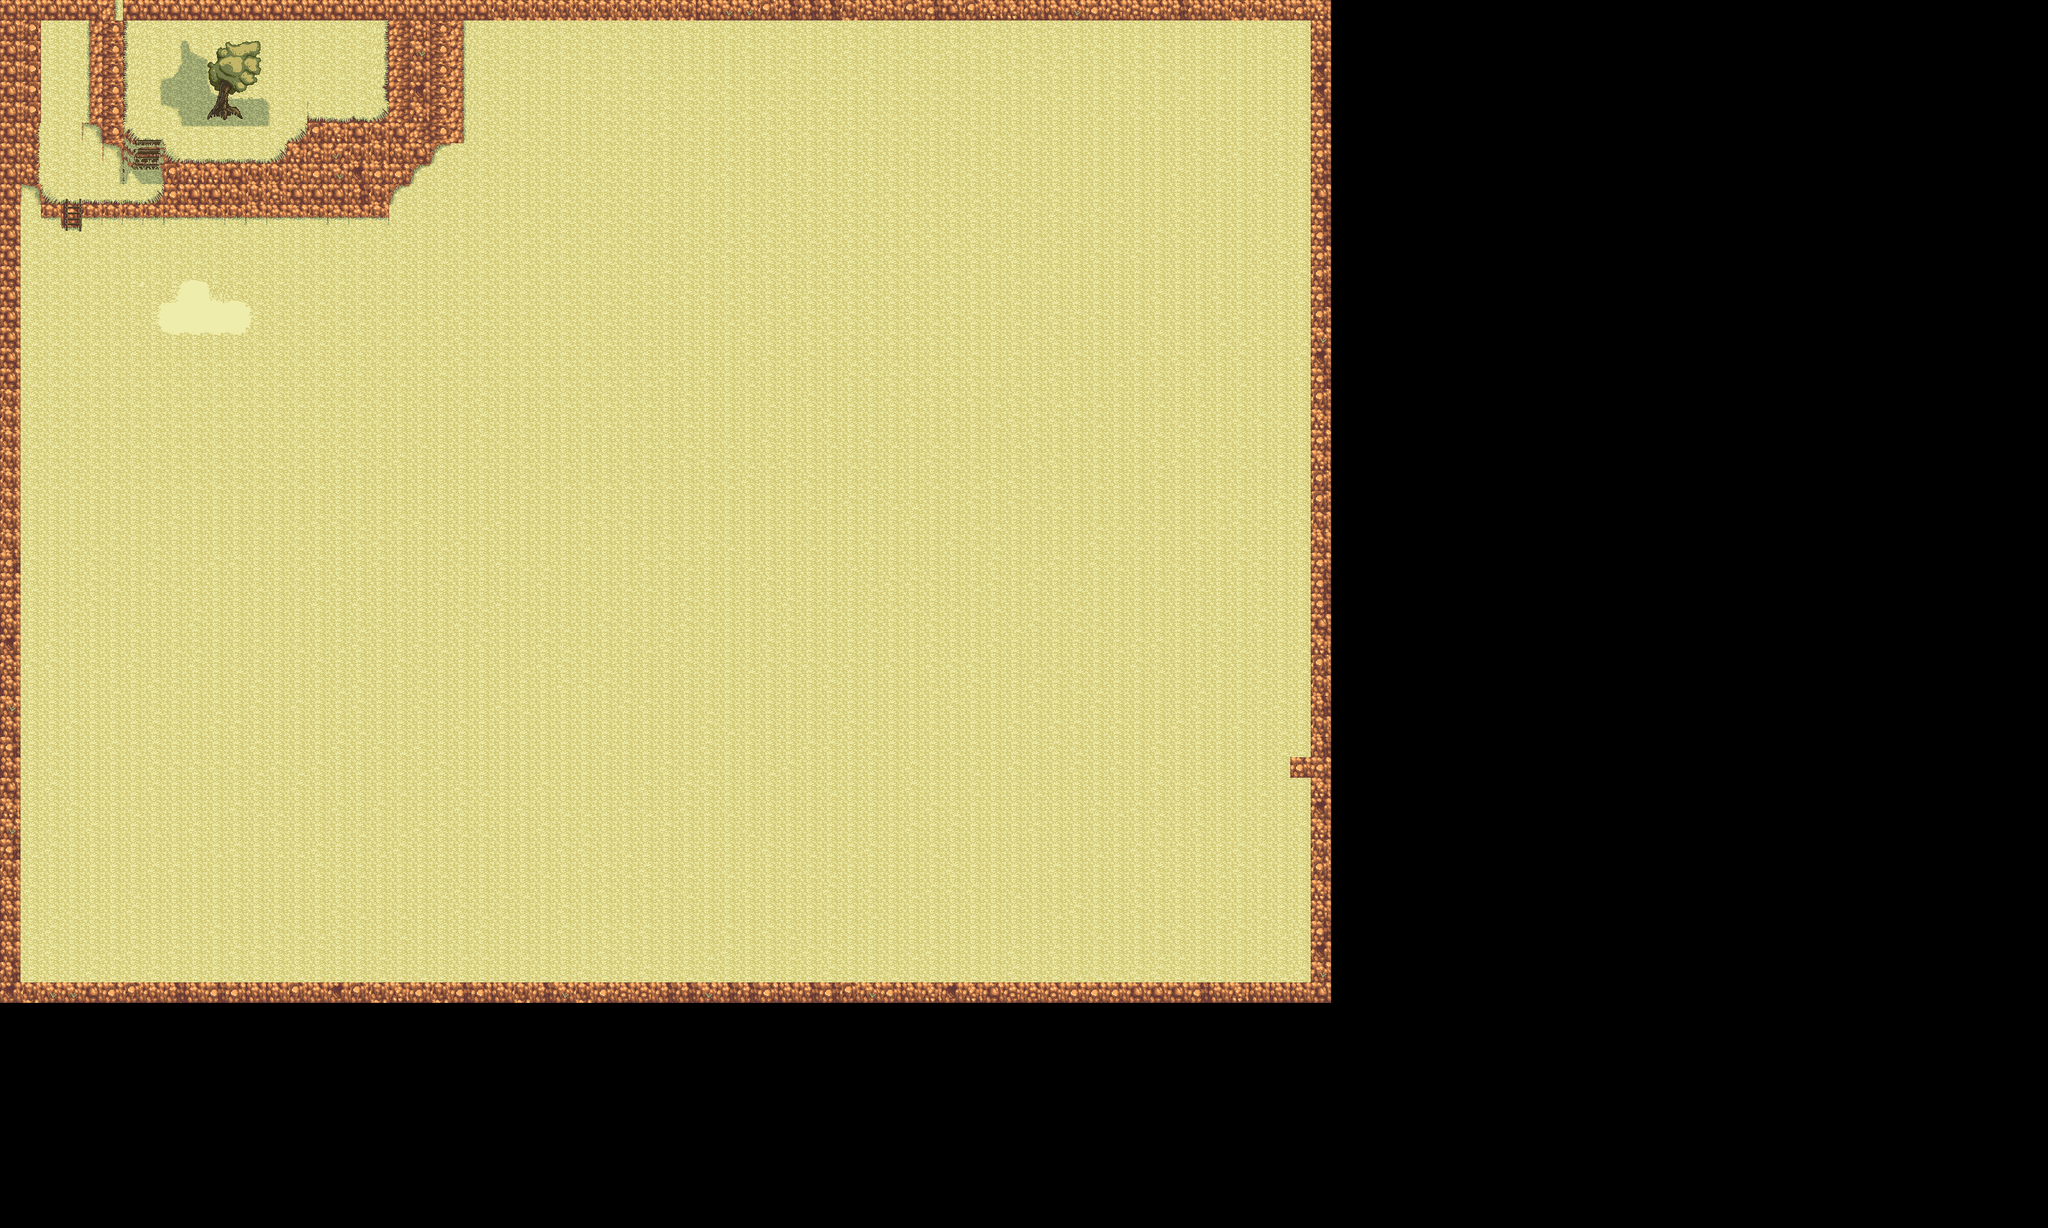

A level layout from a 2D game, rendered from its tile map. Below: a short description, then the map file with tile-grid data replaced by summaries:
An orthogonal 100x60 tile map with 32x32 px tiles, 2 tile layers (Tile Layer 1, Tile Layer 2), 2 tilesets and 3 objects.

<map version="1.0" orientation="orthogonal" width="100" height="60" tilewidth="32" tileheight="32">
 <tileset firstgid="1" name="rpg indoor tileset expansion 1" tilewidth="32" tileheight="32">
  <image source="rpg indoor tileset expansion 1.PNG" trans="ff00ff" width="176" height="192" />
 </tileset>
 <tileset firstgid="31" name="hyptosis_tile-art-batch-1_0" tilewidth="32" tileheight="32">
  <image source="hyptosis_tile-art-batch-1_0.png" width="960" height="960" />
 </tileset>
 <layer name="Tile Layer 1" width="100" height="60">
  <data>[6000 cells, 3185 non-empty, 62 distinct tile ids]</data>
 </layer>
 <layer name="Tile Layer 2" width="100" height="60">
  <data>[6000 cells, 9 non-empty, 9 distinct tile ids]</data>
 </layer>
 <objectgroup name="Object Layer 1" width="100" height="60">
  <object x="95" y="355">
   <polyline points="0,0 -4,-15 -34,-17 -40,-67 -57,-65 -62,1180 1952,1182 1950,-324 629,-323 627,-135 589,-125 581,-98 556,-87 550,-67 526,-55 518,-36 511,-15 33,-15 35,-39 142,-39" />
  </object>
  <object x="256" y="295">
   <polyline points="0,0 -21,19" />
  </object>
  <object x="257" y="295">
   <polyline points="0,0 -1,-69 16,-41 176,-44 196,-68 223,-90 228,-104 349,-105 349,-267 -63,-265 -64,-44 -95,-73 -116,-111 -115,-263 -197,-266 -201,-10 -183,23 -159,23 -164,47 -191,39 -203,-5" />
  </object>
 </objectgroup>
</map>
